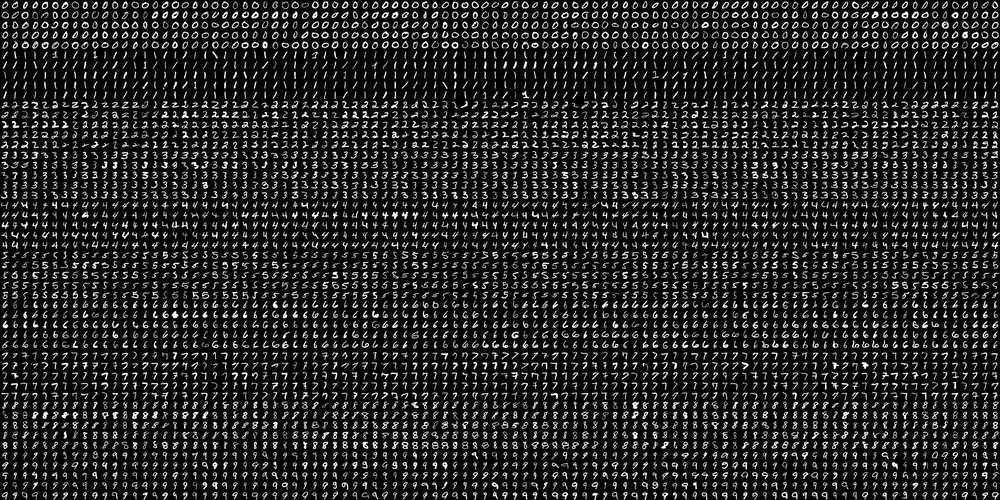
#> input picture digits.png, 1000 x 500 px, shrunk from 2000 x 1000 before the run
$ jupyter execute 'OCR of Hand-written Data using SVM.ipynb'   (Python 2 division)
#> lines starting #> are read from the running program, lines starting #| are printed output that depends on the picture; after the words box and inside, x2 and y2 are one past the last pixel; in counts of white or black regions, pixels touching at a corner belong together
[cell 1]
import numpy as np
import cv2 as cv
from matplotlib import pyplot as plt

[cell 2]
SZ = 20
bin_n = 16
affine_flags = cv.WARP_INVERSE_MAP|cv.INTER_LINEAR

# [deskew]
def deskew(img):
    m = cv.moments(img)
    if abs(m['mu02']) < 1e-2:
        return img.copy()
    skew = m['mu11']/m['mu02']
    M = np.float32([[1, skew, -0.5*SZ*skew], [0, 1, 0]])
    img = cv.warpAffine(img,M,(SZ, SZ),flags=affine_flags)
    return img
# [deskew]

[cell 3]
# [hog]
def hog(img):
    gx = cv.Sobel(img,cv.CV_32F,1,0)
    gy = cv.Sobel(img,cv.CV_32F,0,1)
    mag,ang = cv.cartToPolar(gx,gy)
    bins = np.int32(bin_n*ang/(2*np.pi))
    bin_cells = bins[:10,:10],bins[10:,:10],bins[:10,10:],bins[10:,10:]
    mag_cells = mag[:10,:10],mag[10:,:10],mag[:10,10:],mag[10:,10:]
    hists = [np.bincount(b.ravel(), m.ravel(), bin_n) for b, m in zip(bin_cells,mag_cells)]
    hist = np.hstack(hists)
    return hist
# [hog]

[cell 4]
img = cv.imread('digits.png',0)
#> img is the input picture: shape (500, 1000); min 0, max 255, mean 36.1
if img is None:
    raise Exception("we need the digits.png image from samples/data here!")
cells = [np.hsplit(row,100) for row in np.vsplit(img,50)]
#> cells = 50 items

[cell 5]
# First half is trainData, remaining is testData
train_cells = [i[:50] for i in cells]
#> train_cells = 50 items
test_cells = [i[50:] for i in cells]
#> test_cells = 50 items

[cell 6]
################ Now training ################
deskewed = [map(deskew,row) for row in train_cells]
#> deskewed = 50 items
hogdata = [map(hog,row) for row in deskewed]
#> hogdata = 50 items

[cell 7]
trainData = np.float32(hogdata).reshape(-1,64)
responses = np.repeat(np.arange(10),250)[:np.newaxis]

[cell 8]
svm = cv.ml.SVM_create()
svm.setKernel(cv.ml.SVM_LINEAR)
svm.setType(cv.ml.SVM_C_SVC)
svm.setC(2.67)
svm.setGamma(5.383)

[cell 9]
svm.train(trainData,cv.ml.ROW_SAMPLE,responses)
svm.save('svm_data.data')

[cell 10]
############### Now testing ##############
deskewed = [map(deskew,row) for row in test_cells]
hogdata = [map(hog,row) for row in deskewed]

[cell 11]
testData = np.float32(hogdata).reshape(-1,bin_n*4)
result = svm.predict(testData)[1]
#> result = 2500 values, max 9 at index 368, min 0 at index 2, mean 3.78

[cell 12]
################ Check Accuracy ###########
mask = result==responses
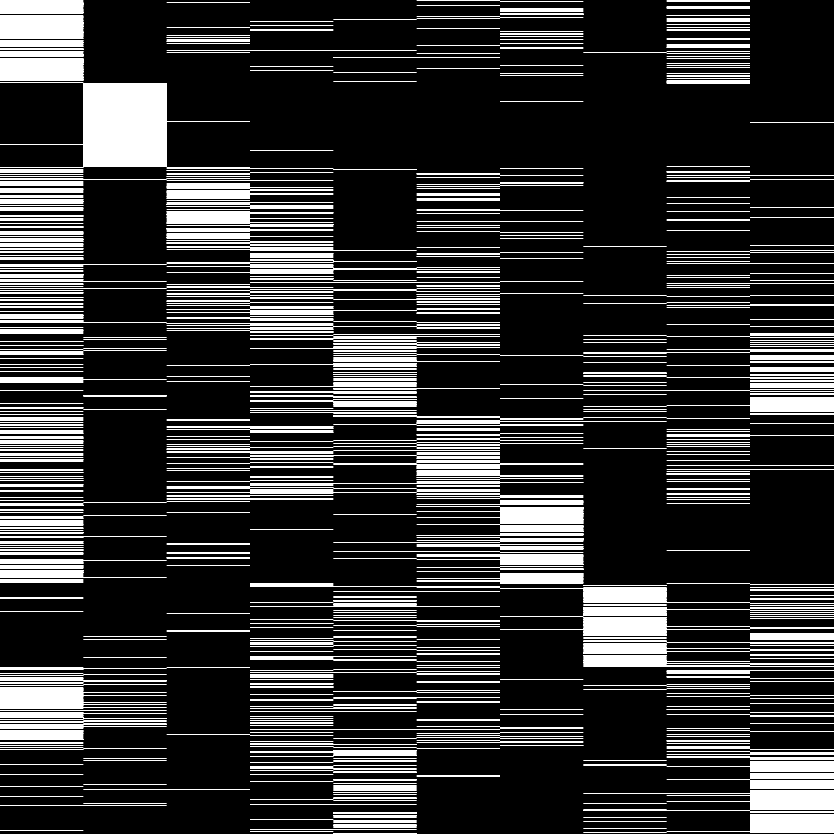
#> mask: shape (2500, 2500) bool (shown at 1/3 size); 10% white; 1407 white regions, largest, box (x1, y1, x2, y2) and area: (0, 369, 500, 452) 20750, (250, 304, 750, 368) 16000, (250, 250, 500, 303) 13250
correct = np.count_nonzero(mask)
#> correct = 625000
print (correct*100.0/result.size)
#| 25000.0

[cell 13]
import cv2 as cv
import numpy as np

SZ=20
bin_n = 16 # Number of bins


affine_flags = cv.WARP_INVERSE_MAP|cv.INTER_LINEAR

## [deskew]
def deskew(img):
    m = cv.moments(img)
    if abs(m['mu02']) < 1e-2:
        return img.copy()
    skew = m['mu11']/m['mu02']
    M = np.float32([[1, skew, -0.5*SZ*skew], [0, 1, 0]])
    img = cv.warpAffine(img,M,(SZ, SZ),flags=affine_flags)
    return img
## [deskew]

## [hog]
def hog(img):
    gx = cv.Sobel(img, cv.CV_32F, 1, 0)
    gy = cv.Sobel(img, cv.CV_32F, 0, 1)
    mag, ang = cv.cartToPolar(gx, gy)
    bins = np.int32(bin_n*ang/(2*np.pi))    # quantizing binvalues in (0...16)
    bin_cells = bins[:10,:10], bins[10:,:10], bins[:10,10:], bins[10:,10:]
    mag_cells = mag[:10,:10], mag[10:,:10], mag[:10,10:], mag[10:,10:]
    hists = [np.bincount(b.ravel(), m.ravel(), bin_n) for b, m in zip(bin_cells, mag_cells)]
    hist = np.hstack(hists)     # hist is a 64 bit vector
    return hist
## [hog]

img = cv.imread('digits.png',0)
if img is None:
    raise Exception("we need the digits.png image from samples/data here !")


cells = [np.hsplit(row,100) for row in np.vsplit(img,50)]

# First half is trainData, remaining is testData
train_cells = [ i[:50] for i in cells ]
test_cells = [ i[50:] for i in cells]

######     Now training      ########################

deskewed = [map(deskew,row) for row in train_cells]
hogdata = [map(hog,row) for row in deskewed]
trainData = np.float32(hogdata).reshape(-1,64)
responses = np.repeat(np.arange(10),250)[:,np.newaxis]

svm = cv.ml.SVM_create()
svm.setKernel(cv.ml.SVM_LINEAR)
svm.setType(cv.ml.SVM_C_SVC)
svm.setC(2.67)
svm.setGamma(5.383)

svm.train(trainData, cv.ml.ROW_SAMPLE, responses)
svm.save('svm_data.dat')

######     Now testing      ########################

deskewed = [map(deskew,row) for row in test_cells]
hogdata = [map(hog,row) for row in deskewed]
testData = np.float32(hogdata).reshape(-1,bin_n*4)
result = svm.predict(testData)[1]

#######   Check Accuracy   ########################
mask = result==responses
correct = np.count_nonzero(mask)
#> correct = 1107
print correct*100.0/result.size
#| 44.28
